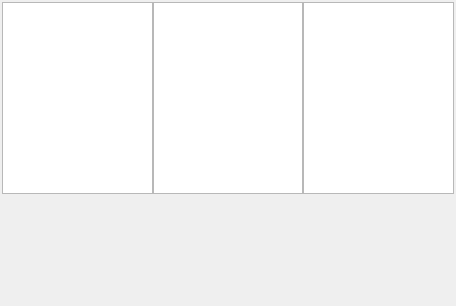
<?xml version="1.0" encoding="UTF-8"?>
<ui version="4.0">
 <class>CharactersProgressWidget</class>
 <widget class="QWidget" name="CharactersProgressWidget">
  <property name="geometry">
   <rect>
    <x>0</x>
    <y>0</y>
    <width>456</width>
    <height>306</height>
   </rect>
  </property>
  <property name="windowTitle">
   <string>Form</string>
  </property>
  <layout class="QVBoxLayout" name="verticalLayout">
   <property name="spacing">
    <number>0</number>
   </property>
   <property name="leftMargin">
    <number>2</number>
   </property>
   <property name="topMargin">
    <number>2</number>
   </property>
   <property name="rightMargin">
    <number>2</number>
   </property>
   <property name="bottomMargin">
    <number>2</number>
   </property>
   <item>
    <layout class="QHBoxLayout" name="horizontalLayout">
     <property name="spacing">
      <number>0</number>
     </property>
     <property name="leftMargin">
      <number>0</number>
     </property>
     <item>
      <spacer name="horizontalSpacer_2">
       <property name="orientation">
        <enum>Qt::Horizontal</enum>
       </property>
       <property name="sizeType">
        <enum>QSizePolicy::Preferred</enum>
       </property>
       <property name="sizeHint" stdset="0">
        <size>
         <width>40</width>
         <height>20</height>
        </size>
       </property>
      </spacer>
     </item>
     <item>
      <widget class="ChartView" name="chartViewMajor">
       <property name="minimumSize">
        <size>
         <width>150</width>
         <height>150</height>
        </size>
       </property>
       <property name="maximumSize">
        <size>
         <width>200</width>
         <height>200</height>
        </size>
       </property>
      </widget>
     </item>
     <item>
      <widget class="ChartView" name="chartViewSecondary">
       <property name="minimumSize">
        <size>
         <width>150</width>
         <height>150</height>
        </size>
       </property>
       <property name="maximumSize">
        <size>
         <width>200</width>
         <height>200</height>
        </size>
       </property>
      </widget>
     </item>
     <item>
      <widget class="ChartView" name="chartViewMinor">
       <property name="minimumSize">
        <size>
         <width>150</width>
         <height>150</height>
        </size>
       </property>
       <property name="maximumSize">
        <size>
         <width>200</width>
         <height>200</height>
        </size>
       </property>
      </widget>
     </item>
     <item>
      <spacer name="horizontalSpacer">
       <property name="orientation">
        <enum>Qt::Horizontal</enum>
       </property>
       <property name="sizeHint" stdset="0">
        <size>
         <width>40</width>
         <height>20</height>
        </size>
       </property>
      </spacer>
     </item>
    </layout>
   </item>
   <item>
    <widget class="QScrollArea" name="scrollArea_3">
     <property name="frameShape">
      <enum>QFrame::NoFrame</enum>
     </property>
     <property name="lineWidth">
      <number>0</number>
     </property>
     <property name="widgetResizable">
      <bool>true</bool>
     </property>
     <widget class="QWidget" name="scrollAreaProgress">
      <property name="geometry">
       <rect>
        <x>0</x>
        <y>0</y>
        <width>452</width>
        <height>108</height>
       </rect>
      </property>
      <property name="sizePolicy">
       <sizepolicy hsizetype="Expanding" vsizetype="Expanding">
        <horstretch>0</horstretch>
        <verstretch>0</verstretch>
       </sizepolicy>
      </property>
     </widget>
    </widget>
   </item>
  </layout>
 </widget>
 <customwidgets>
  <customwidget>
   <class>ChartView</class>
   <extends>QGraphicsView</extends>
   <header>src.main.python.plotlyst.view.widget.display</header>
  </customwidget>
 </customwidgets>
 <resources/>
 <connections/>
</ui>
